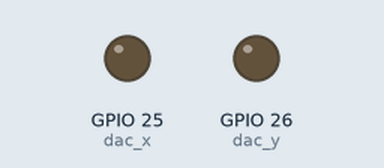
This program was run on a simulated ESP32 board running MicroPython. Shown: output pins drawn as LEDs (lit = HIGH).

Above: at 0.4 s.
Timing chart, 0 to 0.4 s (numbered marks = the images above):
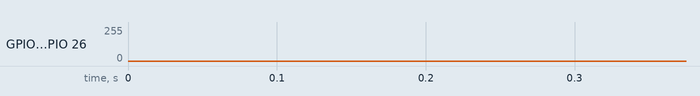

The program:

pez5_esp32.py
```python
# ============================================================
# TRES PECES EN OSCILOSCOPIO - MODO XY
# ESP32 + MicroPython
# ============================================================

from machine import Pin, DAC
import math
import utime

# ============================================================
# CONFIGURACION DAC
# ============================================================

# El ESP32 clasico trae dos conversores digital-analogico (DAC) de 8 bits,
# fijos en GPIO25 y GPIO26. dac.write(n) con n entre 0 y 255 saca un voltaje
# continuo de aprox. n/255 * 3.3 V. Con el osciloscopio en modo XY, el voltaje
# del canal 1 mueve el punto en horizontal y el del canal 2 en vertical: cada
# par (x, y) escrito en los DAC es un punto de la figura en la pantalla.

dac_x = DAC(Pin(25))   # Eje X -> canal 1 del osciloscopio
dac_y = DAC(Pin(26))   # Eje Y -> canal 2 del osciloscopio

# ============================================================
# CONFIGURACION GENERAL
# ============================================================

# Tiempo de espera entre un punto y el siguiente, en microsegundos. Cuanto
# mas corto, mas rapido se repite la figura completa y menos parpadea (la
# figura "solida" es persistencia de la vision: el ojo funde los puntos si
# el ciclo completo se repite muchas veces por segundo). 1 us es casi nada:
# en la practica el limite real es lo que tarda MicroPython en cada dac.write().
DRAW_US = 1

# No se usa el rango completo 0-255: se deja un margen de 10 a cada lado
# para que la figura no quede pegada al borde de la pantalla, donde el
# osciloscopio suele recortar o distorsionar el trazo.

DAC_MIN = 10
DAC_MAX = 245

# Por si las puntas quedan al reves o el osciloscopio muestra la figura
# espejada: en vez de recablear, se invierte el eje en software.
INVERT_X = False
INVERT_Y = False

# Desplazamiento global de todo el grupo
DESPLAZAMIENTO_X = -0.03
DESPLAZAMIENTO_Y = 0.00

# True = escribir en los DAC (funcionamiento normal)
ESCRIBIR_DAC = True
# ENVIAR_SERIAL = True imprime cada punto como "x y" (dos enteros 0-255) por
# el USB. Sirve para ver la figura sin osciloscopio: cualquier programa que
# lea esas lineas del puerto serial y las pinte como puntos XY la reconstruye.
# Imprimir es MUCHO mas lento que escribir en el DAC, asi que con esto activo
# la figura en el osciloscopio se ve parpadeando: dejarlo en False para la demo.
ENVIAR_SERIAL = False

# ============================================================
# UTILIDADES
# ============================================================

# Todas las piezas del pez se piensan en un espacio normalizado de 0 a 1
# (0 = borde izquierdo/inferior, 1 = borde derecho/superior). Solo aqui, al
# final, se pasa a enteros del DAC. Asi mover o escalar la figura es sumar o
# multiplicar numeros simples, sin pensar en 10-245 hasta el ultimo paso.

def limitar(valor):
    # Recorta a 0-1: un punto que se salga del area se queda en el borde
    # en vez de mandarle al DAC un valor fuera de 0-255 (que daria error).
    if valor < 0:
        return 0
    if valor > 1:
        return 1
    return valor


def convertir_x(x):
    x = x + DESPLAZAMIENTO_X
    x = limitar(x)

    if INVERT_X:
        x = 1.0 - x

    return int(DAC_MIN + x * (DAC_MAX - DAC_MIN))


def convertir_y(y):
    y = y + DESPLAZAMIENTO_Y
    y = limitar(y)

    if INVERT_Y:
        y = 1.0 - y

    return int(DAC_MIN + y * (DAC_MAX - DAC_MIN))


def convertir_punto(x, y):
    return (convertir_x(x), convertir_y(y))


# ============================================================
# GENERADORES DE GEOMETRIA
# ============================================================

# A diferencia de pez3_esp32.py, estos generadores devuelven puntos del
# MODELO BASE (centrado en 0,0, sin convertir al DAC). La conversion se hace
# despues en transformar(), una vez por cada pez con su propio centro y escala.

# Una elipse es un circulo estirado: x = cx + rx*cos(t), y = cy + ry*sin(t).
# Recorriendo t solo entre dos angulos (por ejemplo 200 a 340 grados) se
# obtiene un ARCO, que es como se dibuja la boca (la parte de abajo de una
# elipse, una sonrisa). `puntos` decide la resolucion: mas puntos = trazo mas
# liso pero ciclo mas largo (la figura completa parpadea mas).
def crear_elipse(cx, cy, rx, ry, puntos, angulo_inicio=0, angulo_final=360):
    trayectoria = []

    inicio = math.radians(angulo_inicio)
    final = math.radians(angulo_final)

    for i in range(puntos + 1):
        t = inicio + (final - inicio) * i / puntos
        x = cx + rx * math.cos(t)
        y = cy + ry * math.sin(t)
        trayectoria.append((x, y))

    return trayectoria


def crear_linea(x1, y1, x2, y2, puntos):
    trayectoria = []

    for i in range(puntos + 1):
        t = i / puntos
        x = x1 + (x2 - x1) * t
        y = y1 + (y2 - y1) * t
        trayectoria.append((x, y))

    return trayectoria


# Curva de Bezier cuadratica: sale de (x0, y0), llega a (x2, y2) y el punto
# de control (x1, y1) la "jala" hacia su lado sin que la curva pase por el.
# Formula: B(t) = (1-t)^2 * P0 + 2(1-t)t * P1 + t^2 * P2, con t de 0 a 1.
# Con t=0 queda P0 y con t=1 queda P2; en medio, una mezcla suave de los tres.
def crear_bezier(x0, y0, x1, y1, x2, y2, puntos):
    trayectoria = []

    for i in range(puntos + 1):
        t = i / puntos
        u = 1.0 - t

        x = u*u*x0 + 2*u*t*x1 + t*t*x2
        y = u*u*y0 + 2*u*t*y1 + t*t*y2

        trayectoria.append((x, y))

    return trayectoria


def transformar(trayectoria, centro_x, centro_y, escala):
    # Escala y traslada el modelo base: primero se multiplica (el pez crece o
    # se achica alrededor de su propio centro 0,0) y DESPUES se suma el centro.
    # En el orden inverso, la escala tambien agrandaria la distancia al
    # origen y el pez terminaria en otra posicion.
    resultado = []

    for x, y in trayectoria:
        x = x * escala + centro_x
        y = y * escala + centro_y
        resultado.append(convertir_punto(x, y))

    return resultado


# ============================================================
# MODELO BASE DEL PEZ
# ============================================================

# Cuerpo
cuerpo_base = crear_elipse(
    0.00,
    0.00,
    0.24,
    0.18,
    110
)

# Cola: P1 es el extremo derecho del cuerpo (radio horizontal 0.24), para
# que la cola nazca justo del borde de la elipse.
P1 = (0.24, 0.00)
P2 = (0.44, 0.19)
P3 = (0.44, -0.19)

cola_base = []
cola_base += crear_linea(P1[0], P1[1], P2[0], P2[1], 25)
cola_base += crear_linea(P2[0], P2[1], P3[0], P3[1], 35)
cola_base += crear_linea(P3[0], P3[1], P1[0], P1[1], 25)

# Ojo
ojo_base = crear_elipse(
    -0.08,
     0.070,
     0.035,
     0.040,
     30
)

# Pupila
pupila_base = crear_elipse(
    -0.08,
     0.078,
     0.011,
     0.013,
     14
)

# Boca
boca_base = crear_elipse(
    -0.10,
    -0.050,
     0.060,
     0.035,
     30,
     200,
     340
)

# Aleta
aleta_base = []
aleta_base += crear_bezier(
     0.10,  0.015,
     0.055, 0.020,
     0.020,-0.015,
     18
)

aleta_base += crear_bezier(
     0.020,-0.015,
     0.055,-0.055,
     0.105,-0.040,
     18
)

# ============================================================
# CREAR PEZ COMPLETO
# ============================================================

def crear_pez(centro_x, centro_y, escala):
    pez = {}

    pez["cuerpo"] = transformar(cuerpo_base, centro_x, centro_y, escala)
    pez["cola"]   = transformar(cola_base,   centro_x, centro_y, escala)
    pez["ojo"]    = transformar(ojo_base,    centro_x, centro_y, escala)
    pez["pupila"] = transformar(pupila_base, centro_x, centro_y, escala)
    pez["boca"]   = transformar(boca_base,   centro_x, centro_y, escala)
    pez["aleta"]  = transformar(aleta_base,  centro_x, centro_y, escala)

    return pez


# ============================================================
# POSICION DE LOS 3 PECES - NUEVA DISTRIBUCION
# ============================================================

# Centro (x, y) en el espacio 0-1 y escala de cada pez: uno grande arriba a
# la izquierda y dos mas chicos a la derecha, repartidos para que no se
# toquen. Para agregar otro pez basta otra llamada a crear_pez.

pez1 = crear_pez(
    0.18,   # X
    0.73,   # Y
    0.72    # tamaño
)

pez2 = crear_pez(
    0.74,   # X
    0.72,   # Y
    0.56    # tamaño
)

pez3 = crear_pez(
    0.72,   # X
    0.24,   # Y
    0.62    # tamaño
)

# ============================================================
# DIBUJO
# ============================================================

# Recorre una lista de puntos ya convertidos y los va escribiendo en los
# DAC. El haz del osciloscopio "viaja" de un punto al siguiente; entre pieza
# y pieza (del cuerpo a la cola, por ejemplo) se ve un trazo de salto muy
# tenue porque ese recorrido dura un solo punto y el ojo casi no lo registra.

def dibujar(trayectoria, velocidad=DRAW_US):
    x, y = trayectoria[0]

    if ESCRIBIR_DAC:
        dac_x.write(x)
        dac_y.write(y)

    if ENVIAR_SERIAL:
        print(x, y)

    for i in range(1, len(trayectoria)):
        x, y = trayectoria[i]

        if ESCRIBIR_DAC:
            dac_x.write(x)
            dac_y.write(y)

        if ENVIAR_SERIAL:
            print(x, y)

        utime.sleep_us(velocidad)


def dibujar_un_pez(pez):
    dibujar(pez["cuerpo"])
    dibujar(pez["cola"])
    dibujar(pez["ojo"])
    # Pupila con mas espera por punto: tiene pocos puntos y, a la velocidad
    # del resto, se veria mas tenue que las demas piezas.
    dibujar(pez["pupila"], 40)
    dibujar(pez["boca"])
    dibujar(pez["aleta"])


def dibujar_tres_peces():
    dibujar_un_pez(pez1)
    dibujar_un_pez(pez2)
    dibujar_un_pez(pez3)


# ============================================================
# BUCLE PRINCIPAL
# ============================================================

while True:
    dibujar_tres_peces()
```
